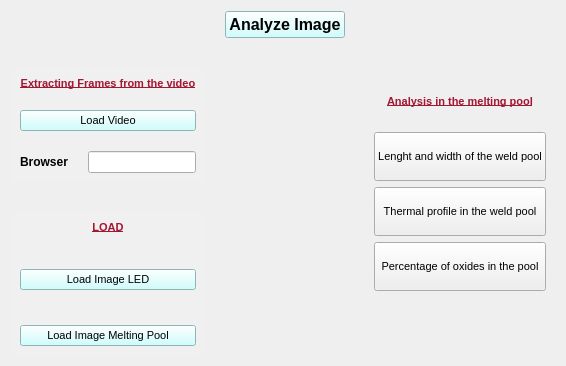
          <widget class="QWidget" name="melting_pool">
           <property name="font">
            <font>
             <pointsize>8</pointsize>
            </font>
           </property>
           <property name="styleSheet">
            <string notr="true">#melting_pool{
	background-color: rgb(240, 150, 150);

}

/*red title labels*/
#frame_extracting_title, #analysis_title, #loader_title {
color:rgb(162, 23, 51);
font-weight:bold;
text-decoration: underline;
}

/*grey rectangle layouts*/
#ImgLoader_rect, #ExtractingFrames_rect {
background-color:rgb(240, 240, 240);
}

/*blue buttons*/
#load_videoBttn, #MePoLoaderbttn, #LEDLoaderbttn, #Analyzebttn {
background-color:rgb(197, 252, 252);
}</string>
           </property>
           <attribute name="title">
            <string>Melting Pool</string>
           </attribute>
           <layout class="QGridLayout" name="gridLayout_13">
            <property name="horizontalSpacing">
             <number>20</number>
            </property>
            <property name="verticalSpacing">
             <number>30</number>
            </property>
            <item row="2" column="0">
             <widget class="QWidget" name="ImgLoader_rect" native="true">
              <layout class="QVBoxLayout" name="verticalLayout_5">
               <property name="spacing">
                <number>35</number>
               </property>
               <item>
                <widget class="QLabel" name="loader_title">
                 <property name="text">
                  <string>LOAD</string>
                 </property>
                 <property name="alignment">
                  <set>Qt::AlignmentFlag::AlignCenter</set>
                 </property>
                </widget>
               </item>
               <item>
                <widget class="QPushButton" name="LEDLoaderbttn">
                 <property name="sizePolicy">
                  <sizepolicy hsizetype="Preferred" vsizetype="Expanding">
                   <horstretch>0</horstretch>
                   <verstretch>0</verstretch>
                  </sizepolicy>
                 </property>
                 <property name="text">
                  <string>Load Image LED</string>
                 </property>
                </widget>
               </item>
               <item>
                <widget class="QPushButton" name="MePoLoaderbttn">
                 <property name="sizePolicy">
                  <sizepolicy hsizetype="Preferred" vsizetype="Expanding">
                   <horstretch>0</horstretch>
                   <verstretch>0</verstretch>
                  </sizepolicy>
                 </property>
                 <property name="text">
                  <string>Load Image Melting Pool</string>
                 </property>
                </widget>
               </item>
              </layout>
             </widget>
            </item>
            <item row="1" column="0">
             <widget class="QWidget" name="ExtractingFrames_rect" native="true">
              <property name="sizePolicy">
               <sizepolicy hsizetype="Expanding" vsizetype="Expanding">
                <horstretch>0</horstretch>
                <verstretch>0</verstretch>
               </sizepolicy>
              </property>
              <layout class="QGridLayout" name="gridLayout_16">
               <property name="spacing">
                <number>20</number>
               </property>
               <item row="2" column="0">
                <widget class="QLabel" name="Browser_label">
                 <property name="font">
                  <font>
                   <bold>true</bold>
                  </font>
                 </property>
                 <property name="text">
                  <string>Browser</string>
                 </property>
                 <property name="alignment">
                  <set>Qt::AlignmentFlag::AlignCenter</set>
                 </property>
                </widget>
               </item>
               <item row="2" column="1">
                <widget class="QLineEdit" name="Browser_show"/>
               </item>
               <item row="0" column="0" colspan="2">
                <widget class="QLabel" name="frame_extracting_title">
                 <property name="sizePolicy">
                  <sizepolicy hsizetype="Expanding" vsizetype="Expanding">
                   <horstretch>0</horstretch>
                   <verstretch>0</verstretch>
                  </sizepolicy>
                 </property>
                 <property name="text">
                  <string>Extracting Frames from the video</string>
                 </property>
                 <property name="alignment">
                  <set>Qt::AlignmentFlag::AlignHCenter|Qt::AlignmentFlag::AlignTop</set>
                 </property>
                </widget>
               </item>
               <item row="1" column="0" colspan="2">
                <widget class="QPushButton" name="load_videoBttn">
                 <property name="sizePolicy">
                  <sizepolicy hsizetype="Expanding" vsizetype="Expanding">
                   <horstretch>0</horstretch>
                   <verstretch>0</verstretch>
                  </sizepolicy>
                 </property>
                 <property name="text">
                  <string>Load Video</string>
                 </property>
                </widget>
               </item>
              </layout>
             </widget>
            </item>
            <item row="1" column="1" colspan="2">
             <widget class="QLabel" name="AnalyzedImg">
              <property name="sizePolicy">
               <sizepolicy hsizetype="Expanding" vsizetype="Expanding">
                <horstretch>0</horstretch>
                <verstretch>0</verstretch>
               </sizepolicy>
              </property>
              <property name="text">
               <string/>
              </property>
              <property name="pixmap">
               <pixmap resource="../../resources.qrc">:/pictures/img/pictures/placeholderImgEvenSmaller.png</pixmap>
              </property>
              <property name="scaledContents">
               <bool>true</bool>
              </property>
             </widget>
            </item>
            <item row="1" column="3" rowspan="2">
             <widget class="QWidget" name="MeltingPoolAnalysis_rect" native="true">
              <layout class="QVBoxLayout" name="verticalLayout_6">
               <item>
                <widget class="QLabel" name="analysis_title">
                 <property name="text">
                  <string>Analysis in the melting pool</string>
                 </property>
                 <property name="alignment">
                  <set>Qt::AlignmentFlag::AlignCenter</set>
                 </property>
                </widget>
               </item>
               <item>
                <widget class="QPushButton" name="pushButton">
                 <property name="sizePolicy">
                  <sizepolicy hsizetype="Preferred" vsizetype="Preferred">
                   <horstretch>0</horstretch>
                   <verstretch>0</verstretch>
                  </sizepolicy>
                 </property>
                 <property name="text">
                  <string>Lenght and width of the weld pool</string>
                 </property>
                </widget>
               </item>
               <item>
                <widget class="QPushButton" name="pushButton_2">
                 <property name="sizePolicy">
                  <sizepolicy hsizetype="Preferred" vsizetype="Preferred">
                   <horstretch>0</horstretch>
                   <verstretch>0</verstretch>
                  </sizepolicy>
                 </property>
                 <property name="text">
                  <string>Thermal profile in the weld pool</string>
                 </property>
                </widget>
               </item>
               <item>
                <widget class="QPushButton" name="pushButton_3">
                 <property name="sizePolicy">
                  <sizepolicy hsizetype="Preferred" vsizetype="Preferred">
                   <horstretch>0</horstretch>
                   <verstretch>0</verstretch>
                  </sizepolicy>
                 </property>
                 <property name="text">
                  <string>Percentage of oxides in the pool</string>
                 </property>
                </widget>
               </item>
               <item>
                <widget class="QLabel" name="label">
                 <property name="text">
                  <string/>
                 </property>
                 <property name="pixmap">
                  <pixmap>../../../../../../../Pictures/placeholderImgEvenSmaller.png</pixmap>
                 </property>
                </widget>
               </item>
              </layout>
             </widget>
            </item>
            <item row="0" column="1" colspan="2">
             <widget class="QPushButton" name="Analyzebttn">
              <property name="sizePolicy">
               <sizepolicy hsizetype="Preferred" vsizetype="Expanding">
                <horstretch>0</horstretch>
                <verstretch>0</verstretch>
               </sizepolicy>
              </property>
              <property name="font">
               <font>
                <pointsize>12</pointsize>
                <bold>true</bold>
               </font>
              </property>
              <property name="text">
               <string>Analyze Image</string>
              </property>
             </widget>
            </item>
            <item row="2" column="1">
             <widget class="QLabel" name="LEDImg">
              <property name="text">
               <string/>
              </property>
              <property name="pixmap">
               <pixmap resource="../../resources.qrc">:/pictures/img/pictures/placeholderImgEvenSmaller.png</pixmap>
              </property>
              <property name="scaledContents">
               <bool>true</bool>
              </property>
             </widget>
            </item>
            <item row="2" column="2">
             <widget class="QLabel" name="MePoImg">
              <property name="text">
               <string/>
              </property>
              <property name="pixmap">
               <pixmap resource="../../resources.qrc">:/pictures/img/pictures/placeholderImgEvenSmaller.png</pixmap>
              </property>
              <property name="scaledContents">
               <bool>true</bool>
              </property>
             </widget>
            </item>
           </layout>
          </widget>
